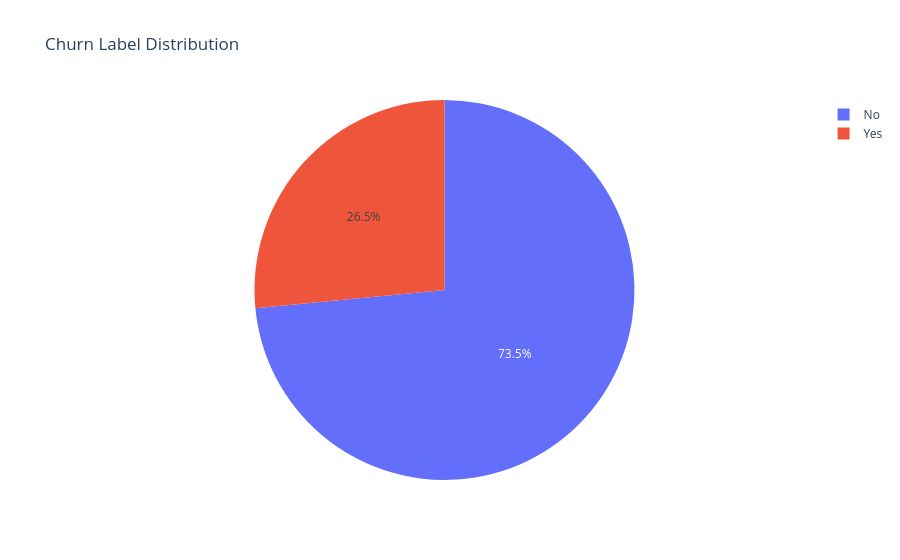

Notebook source saved alongside this figure:
### Code cell
Churn_Label_counts = df['Churn Label'].value_counts()
print(Churn_Label_counts)
fig = px.pie(names= Churn_Label_counts.keys(), values= Churn_Label_counts.values, title='Churn Label Distribution')
fig.show()

### Figure 1 — Plotly figure (JSON) as saved in the notebook; plotly's stock layout.template omitted (floating-point values rounded to 4 significant figures)
{"data": [{"domain": {"x": [0, 1], "y": [0, 1]}, "hovertemplate": "label=%{label}<br>value=%{value}<extra></extra>", "labels": ["No", "Yes"], "legendgroup": "", "name": "", "showlegend": true, "type": "pie", "values": [5174, 1869]}], "layout": {"legend": {"tracegroupgap": 0}, "title": {"text": "Churn Label Distribution"}}}
